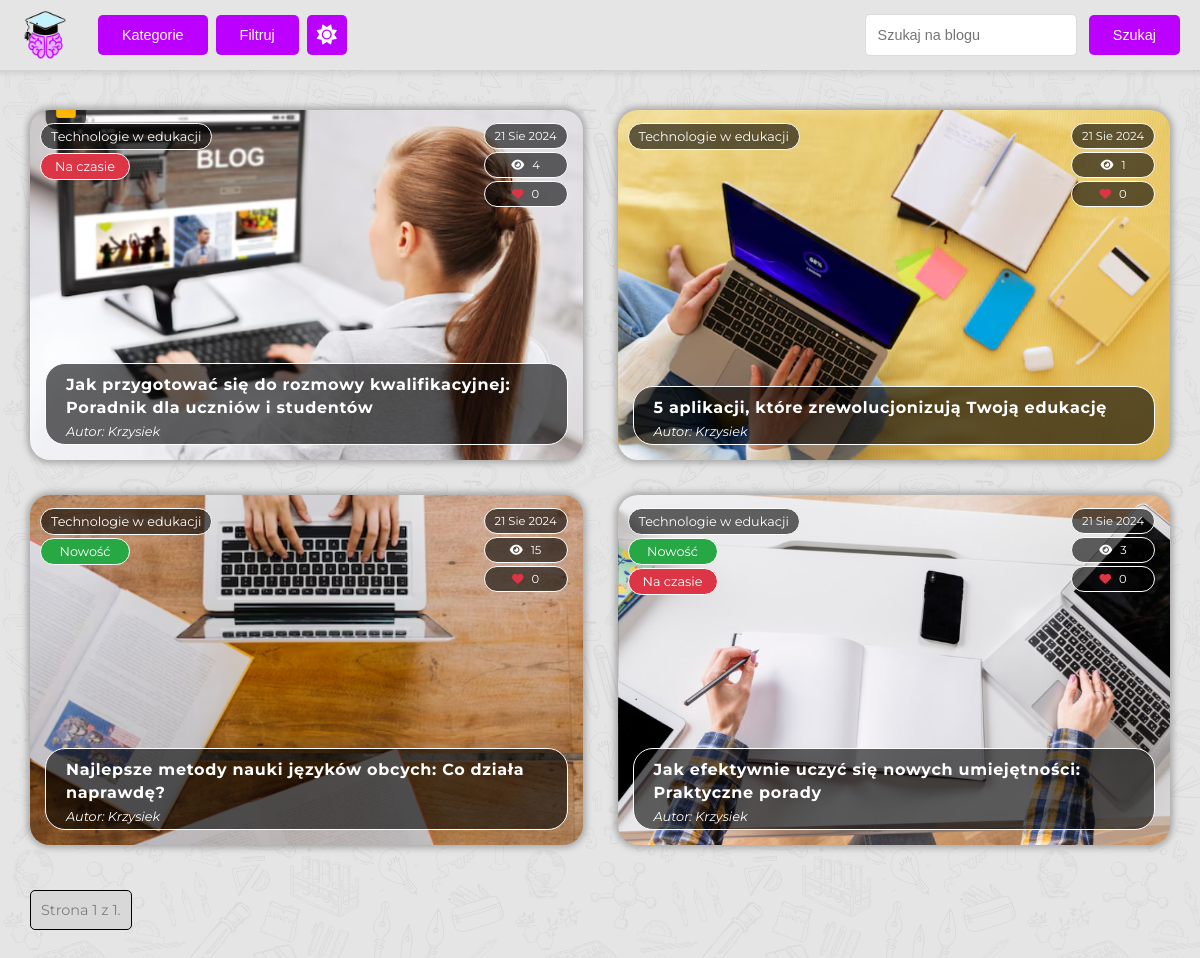
Page /blog/ on the earlier database version.
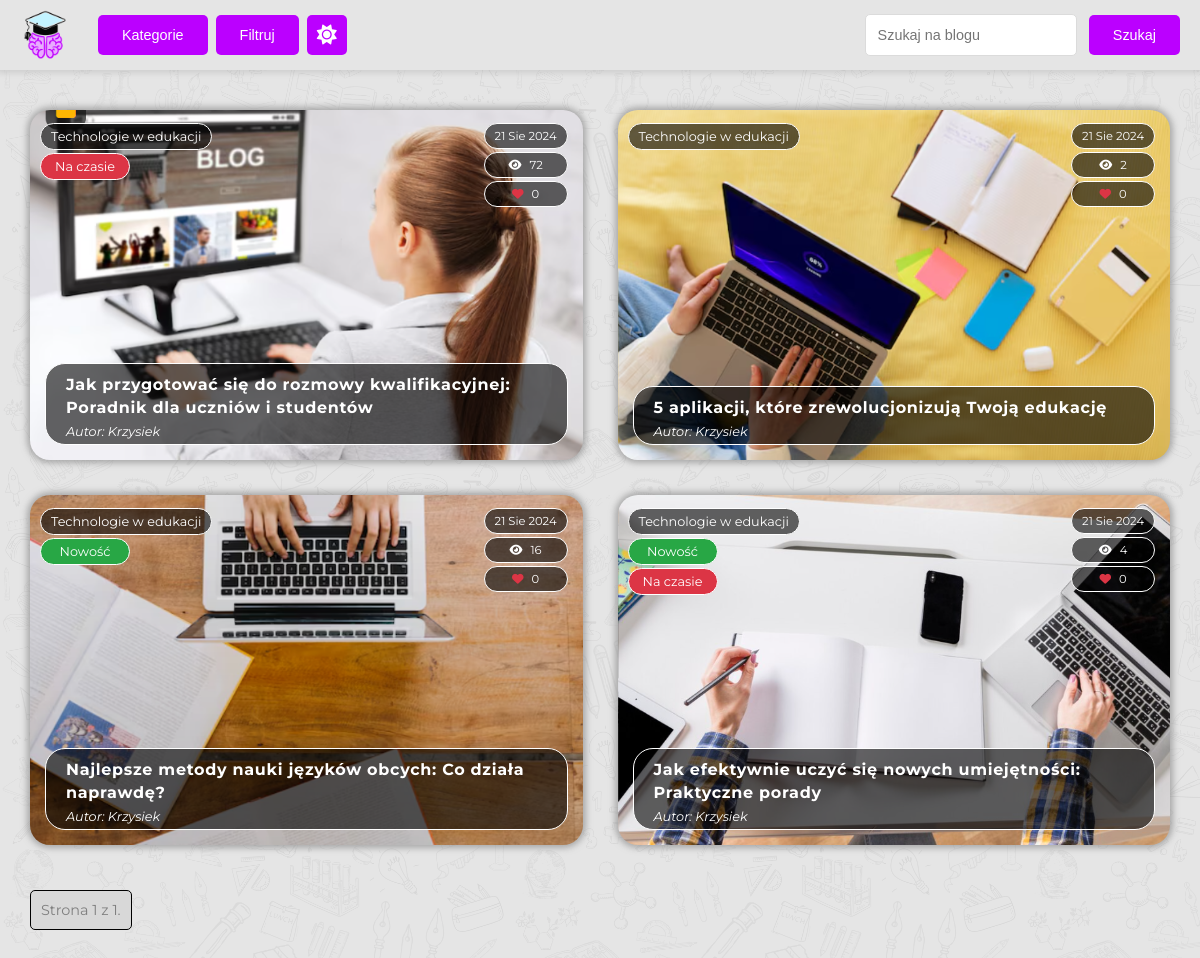
Same page on the later database version.
### blog/models.py (models this page shows, shortened)
class BlogPost(models.Model):
    title = models.CharField(max_length=200)
    slug = models.SlugField(default="", null=False)
    author = models.ForeignKey(User, on_delete=models.CASCADE, related_name='blog_posts')
    image = models.ImageField(upload_to='blog_images/', blank=True, null=True)
    created_at = models.DateTimeField(auto_now_add=True)
    category = models.ForeignKey(BlogCategory, on_delete=models.CASCADE, related_name='blog_posts')
    is_new = models.BooleanField(default=False, verbose_name='Nowość')
    is_trending = models.BooleanField(default=False, verbose_name='Na czasie')
    views = models.PositiveIntegerField(default=0)
    likes = models.PositiveIntegerField(default=0)

class BlogCategory(models.Model):
    name = models.CharField(max_length=200, unique=True)
    image = models.ImageField(upload_to='category_images/', blank=True, null=True)

### blog/views.py (the view)
# urls.py: path('blog/', views.blog_post_list, name='blog_post_list'),
def blog_post_list(request):
    category_id = request.GET.get('category')
    query = request.GET.get('q')
    year = request.GET.get('year')
    month = request.GET.get('month')
    day = request.GET.get('day')
    new = request.GET.get('new')
    trending = request.GET.get('trending')
    blog_posts = BlogPost.objects.all()
    if category_id:
        category = get_object_or_404(BlogCategory, id=category_id)
        blog_posts = blog_posts.filter(category=category)
    if query:
        blog_posts = blog_posts.filter(Q(title__icontains=query))
    if year:
        blog_posts = blog_posts.filter(created_at__year=year)
    if month:
        blog_posts = blog_posts.filter(created_at__month=month)
    if day:
        blog_posts = blog_posts.filter(created_at__day=day)
    if new:
        blog_posts = blog_posts.filter(is_new=True)
    if trending:
        blog_posts = blog_posts.filter(is_trending=True)
    blog_posts = blog_posts.order_by('-created_at')
    page = request.GET.get('page', 1)
    paginator = Paginator(blog_posts, 12)
    blog_posts = paginator.get_page(page)
    context = get_blog_context()
    context.update({
        'blog_posts': blog_posts,
    })
    return render(request, 'blog/blog_post_list.html', context)

### blog/views.py (called while the page is built)
def get_blog_context():
    categories = BlogCategory.objects.all()
    years = BlogPost.objects.dates('created_at', 'year').distinct()
    months = BlogPost.objects.dates('created_at', 'month').distinct()
    days = BlogPost.objects.dates('created_at', 'day').distinct()
    return {
        'categories': categories,
        'years': years,
        'months': months,
        'days': days,
    }

### blog/templates/blog/blog_post_list.html (shortened to what this page needs)
{% extends "base-blog.html" %}
{% block content %}
    <div class="container">
        <div class="blog-posts">
            {% for post in blog_posts %}
                <a href="{% url 'blog_post_detail' slug=post.slug id=post.id %}" class="blog-post-link">
                    <div class="blog-post" style="background-image: url('{{ post.image.url }}');">
                        <div class="post-meta">
                            <div class="meta-left">
                                <span class="category-label">{{ post.category.name }}</span>
                                {% if post.is_new %}
                                    <span class="info-label new-label">Nowość</span>
                                {% endif %}
                                {% if post.is_trending %}
                                    <span class="info-label trending-label">Na czasie</span>
                                {% endif %}
                            </div>
                            <div class="meta-right">
                                <span class="date-label">{{ post.created_at|date:"d M Y" }}</span>
                                <div class="details-info">
                                    <i class="fa fa-eye"></i>
                                    <span>{{ post.views }}</span>
                                </div>
                                <div class="details-info">
                                    <i class="fas fa-heart"></i>
                                    <span class="details-count">{{ post.likes }}</span>
                                </div>
                            </div>
                        </div>
                        <div class="meta-down">
                            <h2>{{ post.title }}</h2>
                            <div class="author">
                                <span>Autor: {{ post.author }}</span>
                            </div>
                        </div>
                    </div>
                </a>
            {% empty %}
                <p>Brak postów w tej kategorii.</p>
            {% endfor %}
        </div>
        <div class="pagination">
            <span class="step-links">
                <span class="current">
                    Strona {{ blog_posts.number }} z {{ blog_posts.paginator.num_pages }}.
                </span>
            </span>
        </div>
    </div>
{% endblock content %}

### blog/templates/base-blog.html (shortened to what this page needs)
<!DOCTYPE html>
{% load static %}
<html lang="pl">
<head>
    <link rel="stylesheet" href="https://cdnjs.cloudflare.com/ajax/libs/font-awesome/6.0.0-beta3/css/all.min.css">
    <link href="{% static 'css/style.css' %}" rel="stylesheet">
</head>
<body>
    {% include 'blog/nav.html' %}
    <div class="content">
        {% block content %}
        {% endblock content %}
    </div>
</body>
</html>

### blog/templates/blog/nav.html (shortened to what this page needs)
{% load static %}
<nav class="main-nav">
    <div class="nav-left">
        <a href="{% url 'blog_post_list' %}" class="logo-button">
            <img src="{% static 'img/logo.png' %}" alt="Logo" class="logo-img">
        </a>
        <div class="nav-buttons">
            <button class="button" id="category-menu-btn">Kategorie</button>
            <button class="button" id="filter-menu-btn">Filtruj</button>
        </div>
        <button class="button" id="theme-toggle-btn"><i class="fa-solid fa-sun"></i></button>
    </div>
    <div class="search-form">
        <form method="GET">
            <input type="text" name="q" placeholder="Szukaj na blogu" value="{{ request.GET.q }}">
            <button class="button" type="submit">Szukaj</button>
        </form>
    </div>
</nav>

Differences in the rows shown:
changed BlogPost "Jak przygotować się do rozmowy kwalifikacyjnej: Poradnik dla uczniów i studentów": views "4" → "72"
changed BlogPost "5 aplikacji, które zrewolucjonizują Twoją edukację": views "1" → "2"
changed BlogPost "Najlepsze metody nauki języków obcych: Co działa naprawdę?": views "15" → "16"
changed BlogPost "Jak efektywnie uczyć się nowych umiejętności: Praktyczne porady": views "3" → "4"
